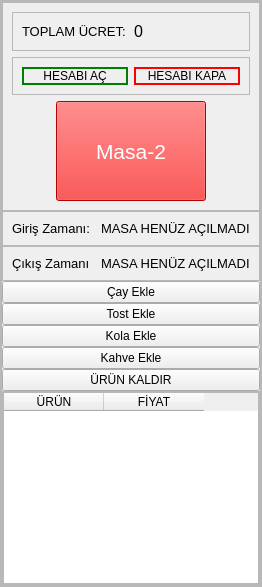
            <widget class="QFrame" name="frame_3">
             <property name="frameShape">
              <enum>QFrame::StyledPanel</enum>
             </property>
             <property name="frameShadow">
              <enum>QFrame::Raised</enum>
             </property>
             <layout class="QVBoxLayout" name="verticalLayout_6">
              <property name="spacing">
               <number>0</number>
              </property>
              <property name="leftMargin">
               <number>0</number>
              </property>
              <property name="topMargin">
               <number>0</number>
              </property>
              <property name="rightMargin">
               <number>0</number>
              </property>
              <property name="bottomMargin">
               <number>0</number>
              </property>
              <item>
               <widget class="QFrame" name="frame_10">
                <property name="frameShape">
                 <enum>QFrame::StyledPanel</enum>
                </property>
                <property name="frameShadow">
                 <enum>QFrame::Raised</enum>
                </property>
                <layout class="QVBoxLayout" name="verticalLayout_4">
                 <property name="spacing">
                  <number>0</number>
                 </property>
                 <property name="leftMargin">
                  <number>0</number>
                 </property>
                 <property name="topMargin">
                  <number>0</number>
                 </property>
                 <property name="rightMargin">
                  <number>0</number>
                 </property>
                 <property name="bottomMargin">
                  <number>0</number>
                 </property>
                 <item>
                  <widget class="QFrame" name="frame_11">
                   <property name="frameShape">
                    <enum>QFrame::StyledPanel</enum>
                   </property>
                   <property name="frameShadow">
                    <enum>QFrame::Raised</enum>
                   </property>
                   <layout class="QVBoxLayout" name="verticalLayout_5">
                    <item>
                     <widget class="QFrame" name="frame_33">
                      <property name="frameShape">
                       <enum>QFrame::StyledPanel</enum>
                      </property>
                      <property name="frameShadow">
                       <enum>QFrame::Raised</enum>
                      </property>
                      <layout class="QHBoxLayout" name="horizontalLayout_20">
                       <item>
                        <widget class="QLabel" name="label_11">
                         <property name="font">
                          <font>
                           <pointsize>10</pointsize>
                          </font>
                         </property>
                         <property name="text">
                          <string>TOPLAM ÜCRET:</string>
                         </property>
                        </widget>
                       </item>
                       <item>
                        <widget class="QLabel" name="toplam2">
                         <property name="font">
                          <font>
                           <pointsize>12</pointsize>
                          </font>
                         </property>
                         <property name="text">
                          <string>0</string>
                         </property>
                        </widget>
                       </item>
                      </layout>
                     </widget>
                    </item>
                    <item>
                     <widget class="QFrame" name="frame_12">
                      <property name="frameShape">
                       <enum>QFrame::StyledPanel</enum>
                      </property>
                      <property name="frameShadow">
                       <enum>QFrame::Raised</enum>
                      </property>
                      <layout class="QHBoxLayout" name="horizontalLayout_6">
                       <item>
                        <widget class="QPushButton" name="hesapac2">
                         <property name="styleSheet">
                          <string notr="true">border:2px solid green;
border-radius:10px;
</string>
                         </property>
                         <property name="text">
                          <string>HESABI AÇ</string>
                         </property>
                        </widget>
                       </item>
                       <item>
                        <widget class="QPushButton" name="hesapkapa2">
                         <property name="styleSheet">
                          <string notr="true">border:2px solid red;
border-radius:10px;
</string>
                         </property>
                         <property name="text">
                          <string>HESABI KAPA</string>
                         </property>
                        </widget>
                       </item>
                      </layout>
                     </widget>
                    </item>
                    <item alignment="Qt::AlignHCenter">
                     <widget class="QPushButton" name="masa2">
                      <property name="minimumSize">
                       <size>
                        <width>150</width>
                        <height>100</height>
                       </size>
                      </property>
                      <property name="maximumSize">
                       <size>
                        <width>150</width>
                        <height>100</height>
                       </size>
                      </property>
                      <property name="font">
                       <font>
                        <pointsize>16</pointsize>
                       </font>
                      </property>
                      <property name="styleSheet">
                       <string notr="true">background-color:red;
color:white;</string>
                      </property>
                      <property name="text">
                       <string>Masa-2</string>
                      </property>
                     </widget>
                    </item>
                   </layout>
                  </widget>
                 </item>
                 <item alignment="Qt::AlignTop">
                  <widget class="QFrame" name="frame_13">
                   <property name="frameShape">
                    <enum>QFrame::StyledPanel</enum>
                   </property>
                   <property name="frameShadow">
                    <enum>QFrame::Raised</enum>
                   </property>
                   <layout class="QHBoxLayout" name="horizontalLayout_7">
                    <item>
                     <widget class="QLabel" name="label_3">
                      <property name="font">
                       <font>
                        <pointsize>10</pointsize>
                       </font>
                      </property>
                      <property name="text">
                       <string>Giriş Zamanı:</string>
                      </property>
                     </widget>
                    </item>
                    <item>
                     <widget class="QLabel" name="giriszamani2">
                      <property name="font">
                       <font>
                        <pointsize>10</pointsize>
                       </font>
                      </property>
                      <property name="text">
                       <string>MASA HENÜZ AÇILMADI</string>
                      </property>
                     </widget>
                    </item>
                   </layout>
                  </widget>
                 </item>
                 <item alignment="Qt::AlignTop">
                  <widget class="QFrame" name="frame_14">
                   <property name="frameShape">
                    <enum>QFrame::StyledPanel</enum>
                   </property>
                   <property name="frameShadow">
                    <enum>QFrame::Raised</enum>
                   </property>
                   <layout class="QHBoxLayout" name="horizontalLayout_8">
                    <item>
                     <widget class="QLabel" name="label_4">
                      <property name="font">
                       <font>
                        <pointsize>10</pointsize>
                       </font>
                      </property>
                      <property name="text">
                       <string>Çıkış Zamanı</string>
                      </property>
                     </widget>
                    </item>
                    <item>
                     <widget class="QLabel" name="cikiszamani2">
                      <property name="font">
                       <font>
                        <pointsize>10</pointsize>
                       </font>
                      </property>
                      <property name="text">
                       <string>MASA HENÜZ AÇILMADI</string>
                      </property>
                     </widget>
                    </item>
                   </layout>
                  </widget>
                 </item>
                 <item>
                  <widget class="QPushButton" name="cay2">
                   <property name="text">
                    <string>Çay Ekle</string>
                   </property>
                  </widget>
                 </item>
                 <item>
                  <widget class="QPushButton" name="tost2">
                   <property name="text">
                    <string>Tost Ekle</string>
                   </property>
                  </widget>
                 </item>
                 <item>
                  <widget class="QPushButton" name="kola2">
                   <property name="text">
                    <string>Kola Ekle</string>
                   </property>
                  </widget>
                 </item>
                 <item>
                  <widget class="QPushButton" name="kahve2">
                   <property name="text">
                    <string>Kahve Ekle</string>
                   </property>
                  </widget>
                 </item>
                 <item>
                  <widget class="QPushButton" name="sil2">
                   <property name="text">
                    <string>ÜRÜN KALDIR</string>
                   </property>
                  </widget>
                 </item>
                 <item>
                  <widget class="QFrame" name="frame_15">
                   <property name="frameShape">
                    <enum>QFrame::StyledPanel</enum>
                   </property>
                   <property name="frameShadow">
                    <enum>QFrame::Raised</enum>
                   </property>
                   <layout class="QHBoxLayout" name="horizontalLayout_42">
                    <property name="spacing">
                     <number>0</number>
                    </property>
                    <property name="leftMargin">
                     <number>0</number>
                    </property>
                    <property name="topMargin">
                     <number>0</number>
                    </property>
                    <property name="rightMargin">
                     <number>0</number>
                    </property>
                    <property name="bottomMargin">
                     <number>0</number>
                    </property>
                    <item>
                     <widget class="QTableWidget" name="table2">
                      <property name="maximumSize">
                       <size>
                        <width>500</width>
                        <height>300</height>
                       </size>
                      </property>
                      <column>
                       <property name="text">
                        <string>ÜRÜN</string>
                       </property>
                      </column>
                      <column>
                       <property name="text">
                        <string>FİYAT</string>
                       </property>
                      </column>
                     </widget>
                    </item>
                   </layout>
                  </widget>
                 </item>
                </layout>
               </widget>
              </item>
             </layout>
            </widget>
